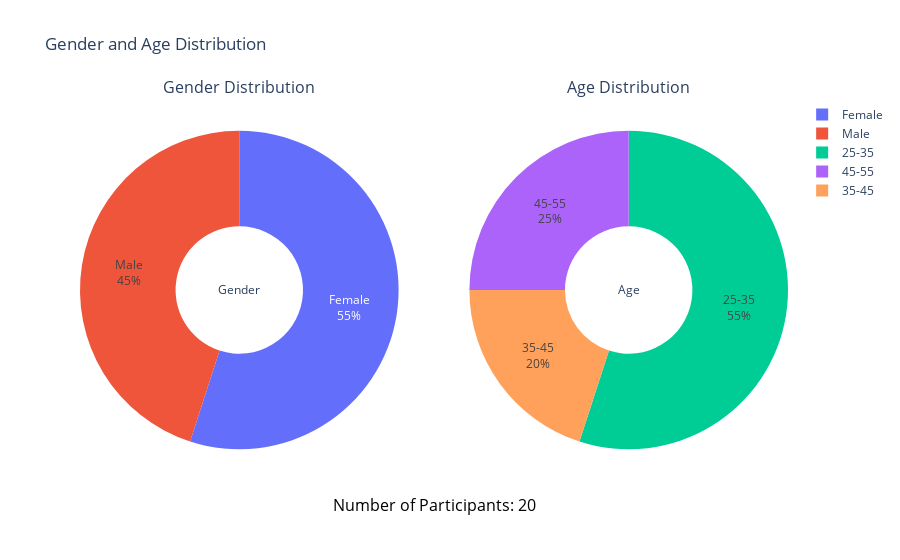

Notebook code cell kept with this figure:
### Markdown cell above
### Demographics

### Code cell
# Show me the ratios of "Életkor" (age) in this survey.
age = df_hu['Age'].value_counts(normalize=True) * 100

# Show me the ratio of "Nem" (gender) in this survey.
gender = df_hu['Gender'].value_counts(normalize=True) * 100

# Translate
gender_translation = {
    'nő': 'Female',
    'férfi': 'Male'
}
gender_labels_en = gender.index.map(gender_translation)

# Prepare data for gender pie chart
gender_pie = go.Pie(
    labels=gender_labels_en,
    values=gender.values,
    name='Gender',
    hole=0.4,
    title='Gender'
)

# Prepare data for age pie chart
age_pie = go.Pie(
    labels=age.index,
    values=age.values,
    name='Age',
    hole=0.4,
    title='Age'
)

# Create subplot with 1 row and 2 columns
fig = make_subplots(rows=1, cols=2, specs=[[{'type':'domain'}, {'type':'domain'}]],
                    subplot_titles=['Gender Distribution', 'Age Distribution'])

fig.add_trace(gender_pie, 1, 1)
fig.add_trace(age_pie, 1, 2)

fig.update_traces(textinfo='percent+label')
fig.update_layout(title_text='Gender and Age Distribution')

# Add a text that shows the total number of participants
total_participants = df_hu.shape[0]
fig.add_annotation(
    text=f'Number of Participants: {total_participants}',
    xref='paper', yref='paper',
    x=0.5, y=-0.1,
    showarrow=False,
    font=dict(size=16, color='black'),
    align='center'
)

fig.show()

# Save it as html
fig.write_html('demographics_hu.html')

# Save it as image
fig.write_image('demographics_hu.png', scale=2, width=1000, height=500)

### Figure 1 — Plotly figure (JSON) as saved in the notebook; plotly's stock layout.template omitted (floating-point values rounded to 4 significant figures)
{"data": [{"domain": {"x": [0, 0.45], "y": [0, 1]}, "hole": 0.4, "labels": ["Female", "Male"], "name": "Gender", "textinfo": "percent+label", "title": {"text": "Gender"}, "type": "pie", "values": [55.0, 45.0]}, {"domain": {"x": [0.55, 1], "y": [0, 1]}, "hole": 0.4, "labels": ["25-35", "45-55", "35-45"], "name": "Age", "textinfo": "percent+label", "title": {"text": "Age"}, "type": "pie", "values": [55.0, 25.0, 20.0]}], "layout": {"annotations": [{"font": {"size": 16}, "showarrow": false, "text": "Gender Distribution", "x": 0.225, "xanchor": "center", "xref": "paper", "y": 1, "yanchor": "bottom", "yref": "paper"}, {"font": {"size": 16}, "showarrow": false, "text": "Age Distribution", "x": 0.775, "xanchor": "center", "xref": "paper", "y": 1, "yanchor": "bottom", "yref": "paper"}, {"align": "center", "font": {"color": "black", "size": 16}, "showarrow": false, "text": "Number of Participants: 20", "x": 0.5, "xref": "paper", "y": -0.1, "yref": "paper"}], "title": {"text": "Gender and Age Distribution"}}}
